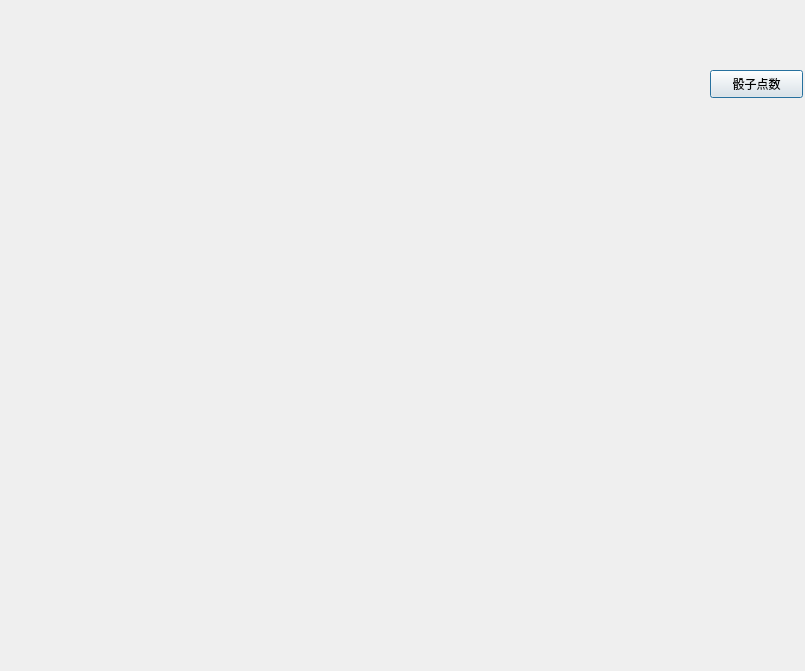
<?xml version="1.0" encoding="UTF-8"?>
<ui version="4.0">
 <class>gamewindow1</class>
 <widget class="QDialog" name="gamewindow1">
  <property name="geometry">
   <rect>
    <x>0</x>
    <y>0</y>
    <width>805</width>
    <height>671</height>
   </rect>
  </property>
  <property name="windowTitle">
   <string>Dialog</string>
  </property>
  <widget class="QPushButton" name="pushButton">
   <property name="geometry">
    <rect>
     <x>710</x>
     <y>70</y>
     <width>93</width>
     <height>28</height>
    </rect>
   </property>
   <property name="text">
    <string>骰子点数</string>
   </property>
  </widget>
 </widget>
 <resources/>
 <connections/>
</ui>
